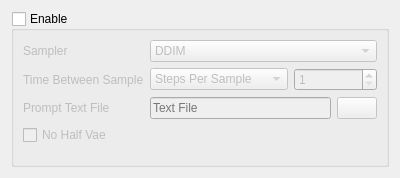
<?xml version="1.0" encoding="UTF-8"?>
<ui version="4.0">
 <class>sample_ui</class>
 <widget class="QWidget" name="sample_ui">
  <property name="geometry">
   <rect>
    <x>0</x>
    <y>0</y>
    <width>400</width>
    <height>178</height>
   </rect>
  </property>
  <property name="windowTitle">
   <string>Form</string>
  </property>
  <layout class="QVBoxLayout" name="verticalLayout">
   <item>
    <widget class="QGroupBox" name="sample_args_box">
     <property name="title">
      <string>Enable</string>
     </property>
     <property name="checkable">
      <bool>true</bool>
     </property>
     <property name="checked">
      <bool>false</bool>
     </property>
     <layout class="QFormLayout" name="formLayout">
      <item row="1" column="0">
       <widget class="QLabel" name="steps_label">
        <property name="text">
         <string>Time Between Sample</string>
        </property>
       </widget>
      </item>
      <item row="1" column="1">
       <layout class="QHBoxLayout" name="horizontalLayout">
        <item>
         <widget class="ComboBox" name="steps_epochs_selector">
          <property name="sizePolicy">
           <sizepolicy hsizetype="Preferred" vsizetype="Fixed">
            <horstretch>0</horstretch>
            <verstretch>0</verstretch>
           </sizepolicy>
          </property>
          <property name="focusPolicy">
           <enum>Qt::StrongFocus</enum>
          </property>
          <property name="toolTip">
           <string>&lt;html&gt;&lt;head/&gt;&lt;body&gt;&lt;p&gt;The amount of time between samples. I personally suggest you have it generate a sample every epoch, however, again, personal preference.&lt;/p&gt;&lt;/body&gt;&lt;/html&gt;</string>
          </property>
          <item>
           <property name="text">
            <string>Steps Per Sample</string>
           </property>
          </item>
          <item>
           <property name="text">
            <string>Epochs Per Sample</string>
           </property>
          </item>
         </widget>
        </item>
        <item>
         <widget class="SpinBox" name="steps_epoch_input">
          <property name="sizePolicy">
           <sizepolicy hsizetype="Minimum" vsizetype="Fixed">
            <horstretch>0</horstretch>
            <verstretch>0</verstretch>
           </sizepolicy>
          </property>
          <property name="focusPolicy">
           <enum>Qt::StrongFocus</enum>
          </property>
          <property name="toolTip">
           <string>&lt;html&gt;&lt;head/&gt;&lt;body&gt;&lt;p&gt;The amount of time between samples. I personally suggest you have it generate a sample every epoch, however, again, personal preference.&lt;/p&gt;&lt;/body&gt;&lt;/html&gt;</string>
          </property>
          <property name="minimum">
           <number>1</number>
          </property>
          <property name="maximum">
           <number>16777215</number>
          </property>
          <property name="value">
           <number>1</number>
          </property>
         </widget>
        </item>
       </layout>
      </item>
      <item row="0" column="0">
       <widget class="QLabel" name="sampler_label">
        <property name="text">
         <string>Sampler </string>
        </property>
       </widget>
      </item>
      <item row="0" column="1">
       <widget class="ComboBox" name="sampler_input">
        <property name="focusPolicy">
         <enum>Qt::StrongFocus</enum>
        </property>
        <property name="toolTip">
         <string>&lt;html&gt;&lt;head/&gt;&lt;body&gt;&lt;p&gt;The Sampler used when generating test images. I personally suggest using either DDIM or Euler A, however it's really just personal preference.&lt;/p&gt;&lt;/body&gt;&lt;/html&gt;</string>
        </property>
        <item>
         <property name="text">
          <string>DDIM</string>
         </property>
        </item>
        <item>
         <property name="text">
          <string>PNDM</string>
         </property>
        </item>
        <item>
         <property name="text">
          <string>LMS</string>
         </property>
        </item>
        <item>
         <property name="text">
          <string>EULER</string>
         </property>
        </item>
        <item>
         <property name="text">
          <string>EULER_A</string>
         </property>
        </item>
        <item>
         <property name="text">
          <string>HEUN</string>
         </property>
        </item>
        <item>
         <property name="text">
          <string>DPM_2</string>
         </property>
        </item>
        <item>
         <property name="text">
          <string>DPM_2_A</string>
         </property>
        </item>
        <item>
         <property name="text">
          <string>DPMSOLVER</string>
         </property>
        </item>
        <item>
         <property name="text">
          <string>DPMSOLVER++</string>
         </property>
        </item>
        <item>
         <property name="text">
          <string>DPMSINGLE</string>
         </property>
        </item>
        <item>
         <property name="text">
          <string>K_LMS</string>
         </property>
        </item>
        <item>
         <property name="text">
          <string>K_EULER</string>
         </property>
        </item>
        <item>
         <property name="text">
          <string>K_EULER_A</string>
         </property>
        </item>
        <item>
         <property name="text">
          <string>K_DPM_2</string>
         </property>
        </item>
        <item>
         <property name="text">
          <string>K_DPM_2_A</string>
         </property>
        </item>
       </widget>
      </item>
      <item row="2" column="0">
       <widget class="QLabel" name="text_file_label">
        <property name="text">
         <string>Prompt Text File</string>
        </property>
       </widget>
      </item>
      <item row="2" column="1">
       <layout class="QHBoxLayout" name="horizontalLayout_2">
        <item>
         <widget class="DragDropLineEdit" name="sample_prompt_txt_file_input">
          <property name="toolTip">
           <string>&lt;html&gt;&lt;head/&gt;&lt;body&gt;&lt;p&gt;The input file that contains all of your prompts. This file must be a txt file and have one prompt per line. you can specify a bunch of args within each line for things like negative prompts, width and height, and more. For documentation on this please visit the sd-scripts github repo.&lt;/p&gt;&lt;/body&gt;&lt;/html&gt;</string>
          </property>
          <property name="placeholderText">
           <string>Text File</string>
          </property>
         </widget>
        </item>
        <item>
         <widget class="QPushButton" name="sample_prompt_selector">
          <property name="sizePolicy">
           <sizepolicy hsizetype="Maximum" vsizetype="Fixed">
            <horstretch>0</horstretch>
            <verstretch>0</verstretch>
           </sizepolicy>
          </property>
          <property name="text">
           <string/>
          </property>
         </widget>
        </item>
       </layout>
      </item>
      <item row="3" column="0" colspan="2">
       <widget class="QCheckBox" name="no_half_vae_enable">
        <property name="text">
         <string>No Half Vae</string>
        </property>
       </widget>
      </item>
     </layout>
    </widget>
   </item>
  </layout>
 </widget>
 <customwidgets>
  <customwidget>
   <class>SpinBox</class>
   <extends>QSpinBox</extends>
   <header>modules.ScrollOnSelect.h</header>
  </customwidget>
  <customwidget>
   <class>ComboBox</class>
   <extends>QComboBox</extends>
   <header>modules.ScrollOnSelect.h</header>
  </customwidget>
  <customwidget>
   <class>DragDropLineEdit</class>
   <extends>QLineEdit</extends>
   <header>modules.DragDropLineEdit.h</header>
  </customwidget>
 </customwidgets>
 <resources/>
 <connections/>
</ui>
